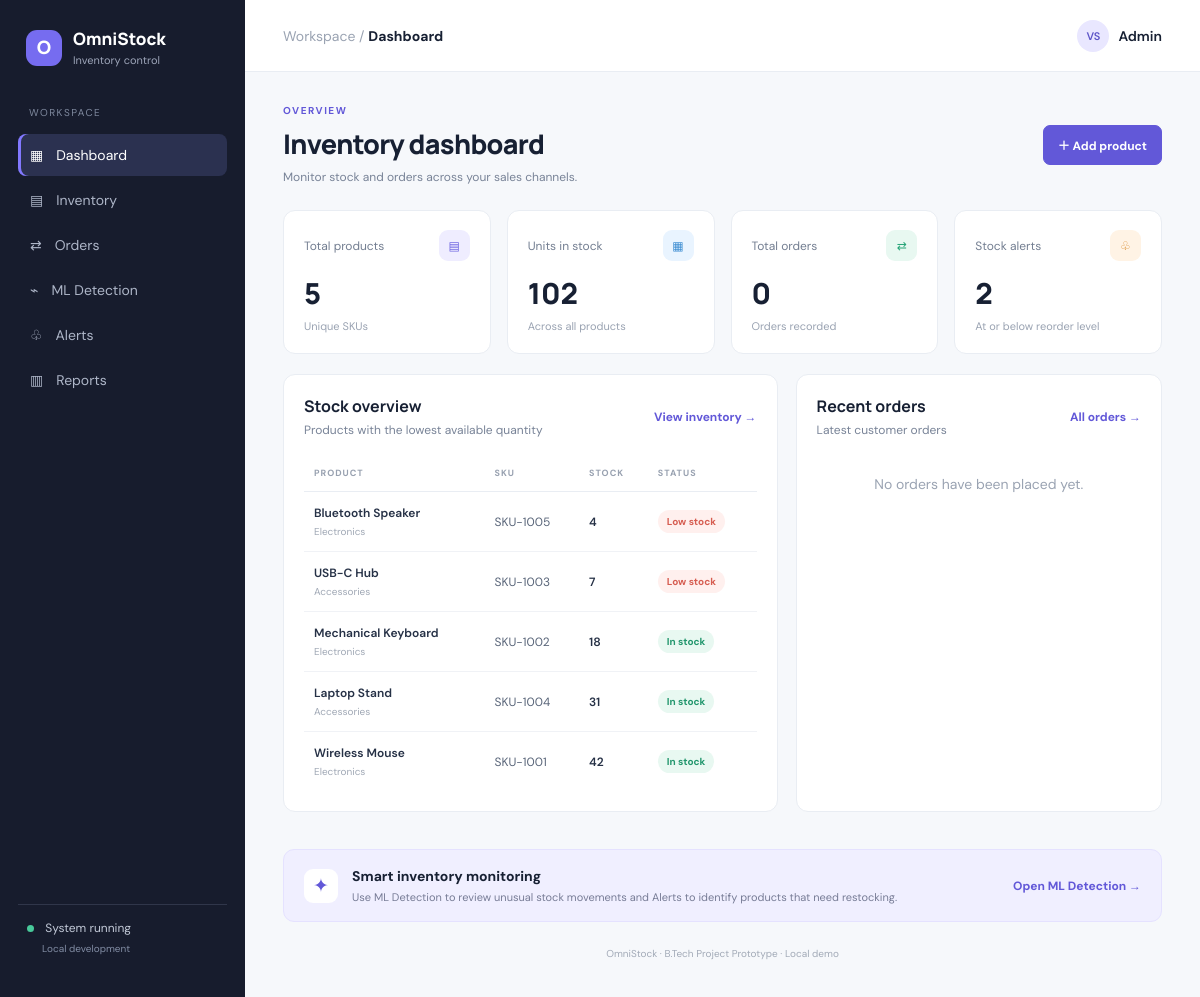
The page / on the database its author committed.
### tables this page shows
CREATE TABLE products (
            id INTEGER PRIMARY KEY AUTOINCREMENT,
            sku TEXT UNIQUE NOT NULL,
            name TEXT NOT NULL,
            category TEXT NOT NULL DEFAULT 'General',
            channel TEXT NOT NULL DEFAULT 'All channels',
            quantity INTEGER NOT NULL DEFAULT 0,
            reorder_level INTEGER NOT NULL DEFAULT 5,
            price REAL NOT NULL DEFAULT 0,
            created_at TEXT NOT NULL
        );

### app.py (the view)
@app.route("/")
def dashboard():
    with get_db() as db:
        stats = {
            "products": db.execute("SELECT COUNT(*) FROM products").fetchone()[0],
            "units": db.execute("SELECT COALESCE(SUM(quantity),0) FROM products").fetchone()[0],
            "orders": db.execute("SELECT COUNT(*) FROM orders").fetchone()[0],
            "alerts": len(get_alerts(db))
        }
        products = db.execute("SELECT * FROM products ORDER BY quantity ASC LIMIT 6").fetchall()
        recent_orders = db.execute("""SELECT orders.*, products.name AS product_name
            FROM orders JOIN products ON products.id=orders.product_id
            ORDER BY orders.id DESC LIMIT 5""").fetchall()
    return render_template("dashboard.html", stats=stats, products=products, recent_orders=recent_orders)

### app.py (called while the page is built)
def get_db():
    conn = sqlite3.connect(DB_PATH)
    conn.row_factory = sqlite3.Row
    conn.execute("PRAGMA foreign_keys = ON")
    return conn

def get_alerts(db):
    low = db.execute("""SELECT * FROM products
        WHERE quantity <= reorder_level ORDER BY quantity ASC""").fetchall()
    return low

### templates/dashboard.html
{% extends "base.html" %}{% block title %}Dashboard | OmniStock{% endblock %}{% block page_name %}Dashboard{% endblock %}
{% block content %}
<div class="page-heading"><div><p class="eyebrow">OVERVIEW</p><h1>Inventory dashboard</h1><p class="muted">Monitor stock and orders across your sales channels.</p></div><a class="btn primary" href="{{ url_for('products') }}">＋ Add product</a></div>
<div class="stats-grid">
  <div class="stat-card"><div class="stat-top">Total products <span class="stat-icon purple">▤</span></div><strong>{{ stats.products }}</strong><small>Unique SKUs</small></div>
  <div class="stat-card"><div class="stat-top">Units in stock <span class="stat-icon blue">▦</span></div><strong>{{ stats.units }}</strong><small>Across all products</small></div>
  <div class="stat-card"><div class="stat-top">Total orders <span class="stat-icon green">⇄</span></div><strong>{{ stats.orders }}</strong><small>Orders recorded</small></div>
  <div class="stat-card"><div class="stat-top">Stock alerts <span class="stat-icon orange">♧</span></div><strong>{{ stats.alerts }}</strong><small>At or below reorder level</small></div>
</div>
<div class="two-col">
 <div class="panel"><div class="panel-head"><div><h2>Stock overview</h2><p class="muted">Products with the lowest available quantity</p></div><a href="{{ url_for('products') }}">View inventory →</a></div>
 <div class="table-wrap"><table><thead><tr><th>PRODUCT</th><th>SKU</th><th>STOCK</th><th>STATUS</th></tr></thead><tbody>
 {% for p in products %}<tr><td><b>{{ p.name }}</b><small class="sub">{{ p.category }}</small></td><td>{{ p.sku }}</td><td><b>{{ p.quantity }}</b></td><td>{% if p.quantity <= p.reorder_level %}<span class="pill danger">Low stock</span>{% else %}<span class="pill good">In stock</span>{% endif %}</td></tr>{% else %}<tr><td colspan="4">No products yet.</td></tr>{% endfor %}
 </tbody></table></div></div>
 <div class="panel"><div class="panel-head"><div><h2>Recent orders</h2><p class="muted">Latest customer orders</p></div><a href="{{ url_for('orders') }}">All orders →</a></div>
 {% for o in recent_orders %}<div class="order-line"><div class="order-symbol">↗</div><div class="grow"><b>{{ o.product_name }}</b><small>{{ o.customer }} · {{ o.channel }}</small></div><b>{{ o.quantity }} units</b></div>{% else %}<p class="empty">No orders have been placed yet.</p>{% endfor %}
 </div>
</div>
<div class="info-banner"><div class="banner-icon">✦</div><div><b>Smart inventory monitoring</b><p>Use ML Detection to review unusual stock movements and Alerts to identify products that need restocking.</p></div><a href="{{ url_for('ml_detection') }}">Open ML Detection →</a></div>
{% endblock %}

### static/style.css (style rules this page uses)
:root { --ink:#172033;--muted:#788397;--line:#e9edf3;--bg:#f6f8fb;--purple:#6258d8;--nav:#171c2d }
* { box-sizing:border-box }
body { margin:0;background:var(--bg);color:var(--ink);font-family:'DM Sans',Arial,sans-serif;font-size:14px }
.page-heading { display:flex;justify-content:space-between;align-items:center;margin-bottom:25px }
.eyebrow { font-size:10px;letter-spacing:1.5px;color:var(--purple);font-weight:700;margin:0 0 8px }
h1 { font:800 27px Manrope;margin:0 0 7px;letter-spacing:-.7px }
h2 { font:700 16px Manrope;margin:0 0 5px }
.muted { color:var(--muted);margin:0;font-size:12px }
.stats-grid { display:grid;grid-template-columns:repeat(4,1fr);gap:16px;margin-bottom:20px }
.stat-card,.panel { background:#fff;border:1px solid var(--line);border-radius:12px }
.stat-card { padding:19px 20px }
.stat-top { display:flex;justify-content:space-between;align-items:center;color:#737e91;font-size:12px }
.stat-card strong { display:block;font:800 29px Manrope;margin:12px 0 3px }
.stat-card small { color:#9aa3b2;font-size:11px }
.stat-icon { width:31px;height:31px;border-radius:9px;display:grid;place-items:center }
.purple { background:#efedff;color:#685fe0 }
.blue { background:#e9f4ff;color:#398bd1 }
.green { background:#e8f8f1;color:#26a477 }
.orange { background:#fff3e5;color:#d98b2c }
.two-col { display:grid;grid-template-columns:1.35fr 1fr;gap:18px }
.panel { padding:20px;margin-bottom:19px;min-width:0 }
.panel-head { display:flex;justify-content:space-between;align-items:center;margin-bottom:17px }
.panel-head>a,.info-banner>a { color:var(--purple);font-size:12px;text-decoration:none;font-weight:700 }
.table-wrap { overflow-x:auto }
table { width:100%;border-collapse:collapse;text-align:left;white-space:nowrap }
th { font-size:9px;letter-spacing:1px;color:#98a1b0;font-weight:700;padding:12px 10px;border-bottom:1px solid var(--line) }
td { padding:13px 10px;border-bottom:1px solid #f0f2f6;font-size:12px;color:#596579 }
td b { color:#263146;font-weight:600 }
tbody tr:last-child td { border-bottom:0 }
.sub { display:block;color:#a0a8b5;font-size:10px;margin-top:4px }
.pill { display:inline-block;border-radius:20px;padding:5px 9px;font-size:10px;font-weight:700 }
.pill.good { background:#e8f8f1;color:#22966d }
.pill.danger { background:#fff0ee;color:#d65d51 }
.empty { color:#9aa3b2;padding:20px 10px;text-align:center }
.info-banner { background:#f0efff;border:1px solid #e5e2ff;border-radius:11px;padding:17px 20px;display:flex;align-items:center;gap:14px;margin-top:18px }
.banner-icon { height:34px;width:34px;display:grid;place-items:center;background:white;border-radius:9px;color:var(--purple);font-size:19px }
.info-banner p { color:#777c96;font-size:11px;margin:5px 0 0 }
.info-banner>div:nth-child(2) { flex:1 }
.btn { border:1px solid #dedcf7;background:#fff;color:#5f58c9;border-radius:7px;padding:10px 14px;font-weight:700;font-size:12px;text-decoration:none;cursor:pointer;display:inline-block }
.btn.primary { background:var(--purple);border-color:var(--purple);color:#fff }

### rows shown on the page
products: name "Bluetooth Speaker", category "Electronics", sku "SKU-1005", quantity "4", reorder_level "Low stock"
products: name "USB-C Hub", category "Accessories", sku "SKU-1003", quantity "7", reorder_level "Low stock"
products: name "Mechanical Keyboard", category "Electronics", sku "SKU-1002", quantity "18", reorder_level "In stock"
products: name "Laptop Stand", category "Accessories", sku "SKU-1004", quantity "31", reorder_level "In stock"
products: name "Wireless Mouse", category "Electronics", sku "SKU-1001", quantity "42", reorder_level "In stock"

### other values the page prints
{{ stats.products }} "5"
{{ stats.units }} "102"
{{ stats.orders }} "0"
{{ stats.alerts }} "2"
